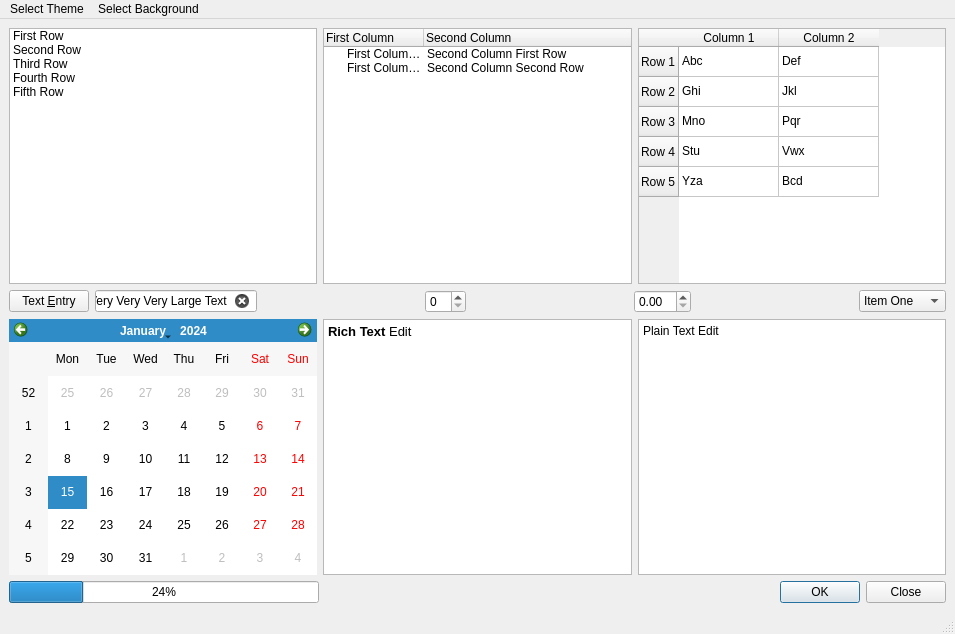
<?xml version="1.0" encoding="UTF-8"?>
<ui version="4.0">
 <class>MainWindow</class>
 <widget class="QMainWindow" name="MainWindow">
  <property name="geometry">
   <rect>
    <x>0</x>
    <y>0</y>
    <width>955</width>
    <height>634</height>
   </rect>
  </property>
  <property name="windowTitle">
   <string>MainWindow</string>
  </property>
  <property name="windowOpacity">
   <double>-7.000000000000000</double>
  </property>
  <widget class="QWidget" name="centralwidget">
   <layout class="QVBoxLayout" name="verticalLayout">
    <item>
     <layout class="QHBoxLayout" name="horizontalLayout_2">
      <item>
       <widget class="QListWidget" name="listWidget">
        <item>
         <property name="text">
          <string>First Row</string>
         </property>
        </item>
        <item>
         <property name="text">
          <string>Second Row</string>
         </property>
        </item>
        <item>
         <property name="text">
          <string>Third Row</string>
         </property>
        </item>
        <item>
         <property name="text">
          <string>Fourth Row</string>
         </property>
        </item>
        <item>
         <property name="text">
          <string>Fifth Row</string>
         </property>
        </item>
       </widget>
      </item>
      <item>
       <widget class="QTreeWidget" name="treeWidget">
        <column>
         <property name="text">
          <string>First Column</string>
         </property>
        </column>
        <column>
         <property name="text">
          <string>Second Column</string>
         </property>
        </column>
        <item>
         <property name="text">
          <string>First Column First Row</string>
         </property>
         <property name="text">
          <string>Second Column First Row</string>
         </property>
        </item>
        <item>
         <property name="text">
          <string>First Column Second Row</string>
         </property>
         <property name="text">
          <string>Second Column Second Row</string>
         </property>
        </item>
       </widget>
      </item>
      <item>
       <widget class="QTableWidget" name="tableWidget">
        <row>
         <property name="text">
          <string>Row 1</string>
         </property>
        </row>
        <row>
         <property name="text">
          <string>Row 2</string>
         </property>
        </row>
        <row>
         <property name="text">
          <string>Row 3</string>
         </property>
        </row>
        <row>
         <property name="text">
          <string>Row 4</string>
         </property>
        </row>
        <row>
         <property name="text">
          <string>Row 5</string>
         </property>
        </row>
        <column>
         <property name="text">
          <string>Column 1</string>
         </property>
        </column>
        <column>
         <property name="text">
          <string>Column 2</string>
         </property>
        </column>
        <item row="0" column="0">
         <property name="text">
          <string>Abc</string>
         </property>
        </item>
        <item row="0" column="1">
         <property name="text">
          <string>Def</string>
         </property>
        </item>
        <item row="1" column="0">
         <property name="text">
          <string>Ghi</string>
         </property>
        </item>
        <item row="1" column="1">
         <property name="text">
          <string>Jkl</string>
         </property>
        </item>
        <item row="2" column="0">
         <property name="text">
          <string>Mno</string>
         </property>
        </item>
        <item row="2" column="1">
         <property name="text">
          <string>Pqr</string>
         </property>
        </item>
        <item row="3" column="0">
         <property name="text">
          <string>Stu</string>
         </property>
        </item>
        <item row="3" column="1">
         <property name="text">
          <string>Vwx</string>
         </property>
        </item>
        <item row="4" column="0">
         <property name="text">
          <string>Yza</string>
         </property>
        </item>
        <item row="4" column="1">
         <property name="text">
          <string>Bcd</string>
         </property>
        </item>
       </widget>
      </item>
     </layout>
    </item>
    <item>
     <layout class="QHBoxLayout" name="horizontalLayout_3">
      <item>
       <widget class="QPushButton" name="pushButton">
        <property name="text">
         <string>Text &amp;Entry</string>
        </property>
       </widget>
      </item>
      <item>
       <widget class="QLineEdit" name="lineEdit">
        <property name="text">
         <string>Very Very Very Large Text</string>
        </property>
        <property name="readOnly">
         <bool>false</bool>
        </property>
        <property name="clearButtonEnabled">
         <bool>true</bool>
        </property>
       </widget>
      </item>
      <item>
       <spacer name="horizontalSpacer_4">
        <property name="orientation">
         <enum>Qt::Horizontal</enum>
        </property>
        <property name="sizeHint" stdset="0">
         <size>
          <width>40</width>
          <height>20</height>
         </size>
        </property>
       </spacer>
      </item>
      <item>
       <widget class="QSpinBox" name="spinBox"/>
      </item>
      <item>
       <spacer name="horizontalSpacer_3">
        <property name="orientation">
         <enum>Qt::Horizontal</enum>
        </property>
        <property name="sizeHint" stdset="0">
         <size>
          <width>40</width>
          <height>20</height>
         </size>
        </property>
       </spacer>
      </item>
      <item>
       <widget class="QDoubleSpinBox" name="doubleSpinBox"/>
      </item>
      <item>
       <spacer name="horizontalSpacer">
        <property name="orientation">
         <enum>Qt::Horizontal</enum>
        </property>
        <property name="sizeHint" stdset="0">
         <size>
          <width>40</width>
          <height>20</height>
         </size>
        </property>
       </spacer>
      </item>
      <item>
       <widget class="QComboBox" name="comboBox">
        <property name="sizePolicy">
         <sizepolicy hsizetype="Preferred" vsizetype="Fixed">
          <horstretch>0</horstretch>
          <verstretch>0</verstretch>
         </sizepolicy>
        </property>
        <item>
         <property name="text">
          <string>Item One</string>
         </property>
        </item>
        <item>
         <property name="text">
          <string>Item Two</string>
         </property>
        </item>
        <item>
         <property name="text">
          <string>Item Three</string>
         </property>
        </item>
        <item>
         <property name="text">
          <string>Item Four</string>
         </property>
        </item>
       </widget>
      </item>
     </layout>
    </item>
    <item>
     <layout class="QHBoxLayout" name="horizontalLayout_4">
      <item>
       <widget class="QCalendarWidget" name="calendarWidget"/>
      </item>
      <item>
       <widget class="QTextEdit" name="textEdit">
        <property name="html">
         <string>&lt;!DOCTYPE HTML PUBLIC &quot;-//W3C//DTD HTML 4.0//EN&quot; &quot;http://www.w3.org/TR/REC-html40/strict.dtd&quot;&gt;
&lt;html&gt;&lt;head&gt;&lt;meta name=&quot;qrichtext&quot; content=&quot;1&quot; /&gt;&lt;style type=&quot;text/css&quot;&gt;
p, li { white-space: pre-wrap; }
&lt;/style&gt;&lt;/head&gt;&lt;body style=&quot; font-family:'Sans'; font-size:10pt; font-weight:400; font-style:normal;&quot;&gt;
&lt;p style=&quot; margin-top:0px; margin-bottom:0px; margin-left:0px; margin-right:0px; -qt-block-indent:0; text-indent:0px;&quot;&gt;&lt;span style=&quot; font-weight:600;&quot;&gt;Rich Text&lt;/span&gt; Edit&lt;/p&gt;&lt;/body&gt;&lt;/html&gt;</string>
        </property>
       </widget>
      </item>
      <item>
       <widget class="QPlainTextEdit" name="plainTextEdit">
        <property name="plainText">
         <string>Plain Text Edit
</string>
        </property>
       </widget>
      </item>
     </layout>
    </item>
    <item>
     <layout class="QHBoxLayout" name="horizontalLayout">
      <item>
       <widget class="QProgressBar" name="progressBar">
        <property name="value">
         <number>24</number>
        </property>
       </widget>
      </item>
      <item>
       <spacer name="horizontalSpacer_2">
        <property name="orientation">
         <enum>Qt::Horizontal</enum>
        </property>
        <property name="sizeHint" stdset="0">
         <size>
          <width>40</width>
          <height>20</height>
         </size>
        </property>
       </spacer>
      </item>
      <item>
       <widget class="QDialogButtonBox" name="buttonBox">
        <property name="standardButtons">
         <set>QDialogButtonBox::Close|QDialogButtonBox::Ok</set>
        </property>
       </widget>
      </item>
     </layout>
    </item>
   </layout>
  </widget>
  <widget class="QMenuBar" name="menubar">
   <property name="geometry">
    <rect>
     <x>0</x>
     <y>0</y>
     <width>955</width>
     <height>22</height>
    </rect>
   </property>
   <widget class="QMenu" name="selectTheme">
    <property name="title">
     <string>Select Theme</string>
    </property>
    <addaction name="separator"/>
   </widget>
   <widget class="QMenu" name="selectBackground">
    <property name="title">
     <string>Select Background</string>
    </property>
   </widget>
   <addaction name="selectTheme"/>
   <addaction name="selectBackground"/>
  </widget>
  <widget class="QStatusBar" name="statusbar"/>
 </widget>
 <resources/>
 <connections>
  <connection>
   <sender>buttonBox</sender>
   <signal>rejected()</signal>
   <receiver>MainWindow</receiver>
   <slot>close()</slot>
   <hints>
    <hint type="sourcelabel">
     <x>774</x>
     <y>594</y>
    </hint>
    <hint type="destinationlabel">
     <x>477</x>
     <y>316</y>
    </hint>
   </hints>
  </connection>
 </connections>
</ui>
